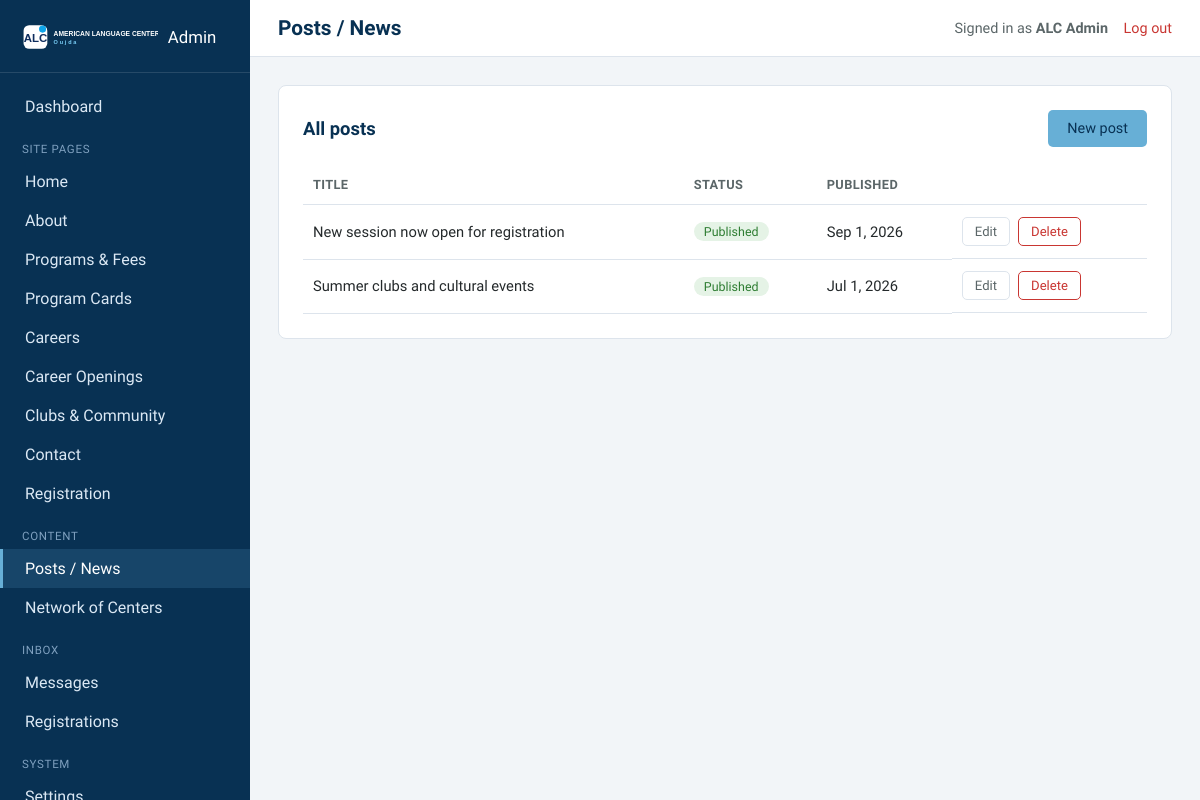
The page /admin/posts.php (signed in) on the database its author committed.
### tables this page shows
CREATE TABLE IF NOT EXISTS posts (
  id INT AUTO_INCREMENT PRIMARY KEY,
  title VARCHAR(200) NOT NULL,
  slug VARCHAR(220) NOT NULL UNIQUE,
  excerpt VARCHAR(400) DEFAULT '',
  body TEXT,
  image_path VARCHAR(255),
  status ENUM('draft','published') NOT NULL DEFAULT 'draft',
  published_at DATETIME NULL,
  created_at DATETIME NOT NULL DEFAULT CURRENT_TIMESTAMP,
  updated_at DATETIME NOT NULL DEFAULT CURRENT_TIMESTAMP ON UPDATE CURRENT_TIMESTAMP
);

### includes/db.php (called while the page is built, shortened)
<?php
function db(): PDO
{
    static $pdo = null;
    if ($pdo === null) {
        $dsn = 'mysql:host=' . DB_HOST . ';dbname=' . DB_NAME . ';charset=utf8mb4';
        try {
            $pdo = new PDO($dsn, DB_USER, DB_PASS, [
                PDO::ATTR_ERRMODE            => PDO::ERRMODE_EXCEPTION,
                PDO::ATTR_DEFAULT_FETCH_MODE => PDO::FETCH_ASSOC,
                PDO::ATTR_EMULATE_PREPARES   => false,
            ]);
        } catch (PDOException $e) {
            http_response_code(500);
            die('Database connection failed. Check includes/config.php.');
        }
    }
    return $pdo;
}

### includes/functions.php (called while the page is built, shortened)
<?php
require_once __DIR__ . '/db.php';
function h(?string $value): string
{
    return htmlspecialchars($value ?? '', ENT_QUOTES, 'UTF-8');
}
function get_settings(): array
{
    $settings = [];
    foreach (db()->query('SELECT setting_key, setting_value FROM site_settings') as $row) {
        $settings[$row['setting_key']] = $row['setting_value'];
    }
    return $settings;
}
function get_setting(string $key, string $default = ''): string
{
    $settings = get_settings();
    return $settings[$key] ?? $default;
}

### includes/auth.php (called while the page is built, shortened)
<?php
require_once __DIR__ . '/db.php';
require_once __DIR__ . '/functions.php';
function current_admin(): ?array
{
    return $_SESSION['admin'] ?? null;
}

### admin/posts.php (the view, shortened to what this page needs)
<?php
require_once __DIR__ . '/../includes/functions.php';
require_once __DIR__ . '/../includes/auth.php';
$pageTitle = 'Posts / News';
$activeMenu = 'posts';
$pdo = db();
$posts = $pdo->query('SELECT * FROM posts ORDER BY created_at DESC')->fetchAll();
require __DIR__ . '/partials/header.php';
?>
<div class="card">
  <div class="card-header">
    <h2>All posts</h2>
    <a href="/admin/post-edit.php" class="btn btn-gold">New post</a>
  </div>
  <?php if (!$posts): ?>
    <div class="empty-state">No posts yet — create your first one.</div>
  <?php else: ?>
    <table class="admin-table">
      <thead><tr><th>Title</th><th>Status</th><th>Published</th><th></th></tr></thead>
      <tbody>
        <?php foreach ($posts as $post): ?>
          <tr>
            <td><?= h($post['title']) ?></td>
            <td><span class="pill <?= $post['status'] === 'published' ? 'pill-published' : 'pill-draft' ?>"><?= h(ucfirst($post['status'])) ?></span></td>
            <td><?= $post['published_at'] ? h(date('M j, Y', strtotime($post['published_at']))) : '—' ?></td>
            <td class="row-actions">
              <a href="/admin/post-edit.php?id=<?= (int) $post['id'] ?>" class="btn btn-ghost btn-sm">Edit</a>
              <form method="post" style="display:inline;">
                <button type="submit" class="btn btn-danger btn-sm" data-confirm="Delete this post permanently?">Delete</button>
              </form>
            </td>
          </tr>
        <?php endforeach; ?>
      </tbody>
    </table>
  <?php endif; ?>
</div>
<?php require __DIR__ . '/partials/footer.php'; ?>

### admin/partials/header.php (shortened to what this page needs)
<?php
$admin = current_admin();
$adminSiteName = get_setting('site_name', 'American Language Center');
?><!DOCTYPE html>
<html lang="en">
<head>
<link rel="stylesheet" href="/admin/assets/css/admin.css">
</head>
<body>
<div class="admin-shell">
  <aside class="sidebar" id="sidebar">
    <div class="sidebar-brand">
      <img src="/assets/img/logo-white.svg" alt="<?= h($adminSiteName) ?>">
      <span>Admin</span>
    </div>
    <ul class="sidebar-nav">
      <li><a href="/admin/index.php" class="<?= ($activeMenu ?? '') === 'dashboard' ? 'active' : '' ?>">Dashboard</a></li>
      <li class="nav-section">Site Pages</li>
      <li><a href="/admin/page-edit.php?page=home" class="<?= ($activeMenu ?? '') === 'home' ? 'active' : '' ?>">Home</a></li>
      <li><a href="/admin/page-edit.php?page=about" class="<?= ($activeMenu ?? '') === 'about' ? 'active' : '' ?>">About</a></li>
      <li><a href="/admin/academics.php" class="<?= ($activeMenu ?? '') === 'academics' ? 'active' : '' ?>">Programs &amp; Fees</a></li>
      <li><a href="/admin/programs.php" class="<?= ($activeMenu ?? '') === 'programs' ? 'active' : '' ?>">Program Cards</a></li>
      <li><a href="/admin/careers.php" class="<?= ($activeMenu ?? '') === 'careers' ? 'active' : '' ?>">Careers</a></li>
      <li><a href="/admin/career-openings.php" class="<?= ($activeMenu ?? '') === 'openings' ? 'active' : '' ?>">Career Openings</a></li>
      <li><a href="/admin/page-edit.php?page=community" class="<?= ($activeMenu ?? '') === 'community' ? 'active' : '' ?>">Clubs &amp; Community</a></li>
      <li><a href="/admin/page-edit.php?page=contact" class="<?= ($activeMenu ?? '') === 'contact' ? 'active' : '' ?>">Contact</a></li>
      <li><a href="/admin/page-edit.php?page=registration" class="<?= ($activeMenu ?? '') === 'registration' ? 'active' : '' ?>">Registration</a></li>
      <li class="nav-section">Content</li>
      <li><a href="/admin/posts.php" class="<?= ($activeMenu ?? '') === 'posts' ? 'active' : '' ?>">Posts / News</a></li>
      <li><a href="/admin/network.php" class="<?= ($activeMenu ?? '') === 'network' ? 'active' : '' ?>">Network of Centers</a></li>
      <li class="nav-section">Inbox</li>
      <li><a href="/admin/messages.php" class="<?= ($activeMenu ?? '') === 'messages' ? 'active' : '' ?>">Messages
      </a></li>
      <li><a href="/admin/registrations.php" class="<?= ($activeMenu ?? '') === 'registrations' ? 'active' : '' ?>">Registrations
      </a></li>
      <li class="nav-section">System</li>
      <li><a href="/admin/settings.php" class="<?= ($activeMenu ?? '') === 'settings' ? 'active' : '' ?>">Settings</a></li>
    </ul>
  </aside>
  <div class="main-col">
    <div class="topbar">
      <div style="display:flex; align-items:center; gap:14px;">
        <h1><?= h($pageTitle ?? 'Dashboard') ?></h1>
      </div>
      <div class="who">
        Signed in as <strong><?= h($admin['display_name'] ?: $admin['username']) ?></strong>
        <a href="/admin/logout.php">Log out</a>
      </div>
    </div>
    <div class="content">

### admin/partials/footer.php (shortened to what this page needs)
    </div>
  </div>
</div>
</body>
</html>

### admin/assets/css/admin.css (style rules this page uses)
:root { --blue: #205989; --blue-dark: #083153; --blue-light: #67afd6; --red: #c93632; --accent: #67afd6; --sand: #f2f5f8; --ink: #24292b; --ink-soft: #5b6668; --white: #ffffff; --border: #dde4ec; --font-display: "Alexandria", "Segoe UI", system-ui, sans-serif; --font-body: "Alexandria", "Segoe UI", system-ui, sans-serif; --sidebar-w: 250px; }
* { box-sizing: border-box; }
body { margin: 0; font-family: var(--font-body); background: var(--sand); color: var(--ink); }
a { color: var(--blue); text-decoration: none; }
h1, h2, h3 { font-family: var(--font-display); color: var(--blue-dark); margin: 0 0 0.4em; }
.admin-shell { display: flex; min-height: 100vh; }
.sidebar { width: var(--sidebar-w); background: var(--blue-dark); color: #dbe8f4; flex-shrink: 0; padding: 22px 0; position: fixed; top: 0; bottom: 0; left: 0; overflow-y: auto; }
.sidebar-brand { display: flex; align-items: center; gap: 10px; padding: 0 22px 20px; border-bottom: 1px solid rgba(255,255,255,0.12); margin-bottom: 14px; }
.sidebar-brand img { height: 30px; }
.sidebar-brand span { font-family: var(--font-display); font-size: 1.05rem; color: #fff; }
.sidebar-nav { list-style: none; margin: 0; padding: 0; }
.sidebar-nav .nav-section { font-size: 0.72rem; text-transform: uppercase; letter-spacing: 0.06em; color: #7fa0bf; padding: 16px 22px 6px; }
.sidebar-nav a { display: flex; align-items: center; gap: 10px; padding: 10px 22px; color: #dbe8f4; border-left: 3px solid transparent; }
.sidebar-nav a.active { background: rgba(103,175,214,0.16); border-left-color: var(--accent); color: #fff; }
.main-col { margin-left: var(--sidebar-w); flex: 1; display: flex; flex-direction: column; min-width: 0; }
.topbar { background: var(--white); border-bottom: 1px solid var(--border); padding: 16px 28px; display: flex; align-items: center; justify-content: space-between; }
.topbar h1 { font-size: 1.3rem; margin: 0; }
.topbar .who { font-size: 0.9rem; color: var(--ink-soft); }
.topbar .who a { margin-left: 12px; color: var(--red); }
.content { padding: 28px; flex: 1; }
.card { background: var(--white); border-radius: 8px; border: 1px solid var(--border); padding: 24px; margin-bottom: 24px; }
.card-header { display: flex; align-items: center; justify-content: space-between; margin-bottom: 18px; }
.card-header h2 { margin: 0; font-size: 1.15rem; }
.btn { display: inline-flex; align-items: center; gap: 6px; padding: 9px 18px; border-radius: 5px; font-size: 0.9rem; font-weight: 500; border: 1px solid transparent; cursor: pointer; font-family: var(--font-body); }
.btn-accent, .btn-gold { background: var(--accent); color: var(--blue-dark); }
.btn-danger { background: #fff; color: var(--red); border-color: var(--red); }
.btn-ghost { background: transparent; color: var(--ink-soft); border-color: var(--border); }
.btn-sm { padding: 6px 12px; font-size: 0.82rem; }
table.admin-table { width: 100%; border-collapse: collapse; }
table.admin-table th, table.admin-table td { text-align: left; padding: 12px 10px; border-bottom: 1px solid var(--border); font-size: 0.92rem; }
table.admin-table th { color: var(--ink-soft); font-weight: 600; font-size: 0.8rem; text-transform: uppercase; letter-spacing: 0.03em; }
.row-actions { display: flex; gap: 8px; }
.pill { display: inline-block; padding: 2px 10px; border-radius: 10px; font-size: 0.78rem; font-weight: 500; }
.pill-published { background: #e5f3e6; color: #2e7d32; }

### rows shown on the page
posts: title "New session now open for registration", status "Published", published_at "Sep 1, 2026"
posts: title "Summer clubs and cultural events", status "Published", published_at "Jul 1, 2026"

### other values the page prints
$pageTitle "Posts / News"
$admin['display_name'] ?: $admin['username'] "ALC Admin"
